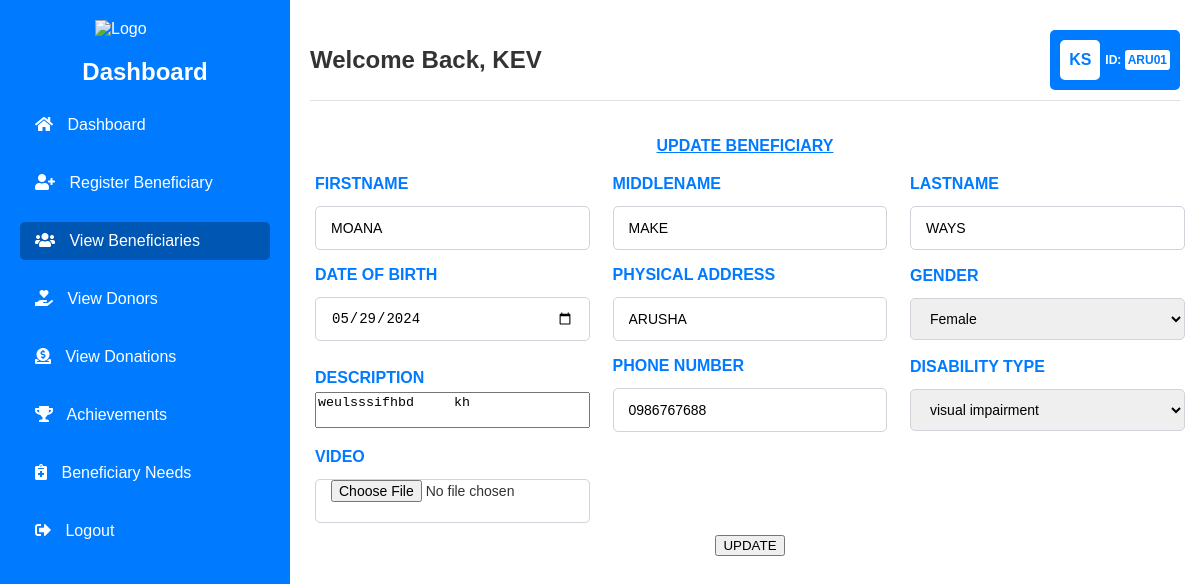
The app's page /update-beneficiary.php?id=8 (signed in) with its own data.
### tables this page shows
CREATE TABLE `beneficiary` (
  `bid` int(11) NOT NULL,
  `fname` varchar(45) NOT NULL,
  `mname` varchar(45) NOT NULL,
  `lname` varchar(45) NOT NULL,
  `dob` date NOT NULL,
  `location` varchar(45) NOT NULL,
  `gender` enum('male','female') NOT NULL,
  `phone` varchar(10) NOT NULL,
  `file_name` varchar(45) NOT NULL,
  `description` text NOT NULL,
  `distype_id` int(11) NOT NULL,
  `chairperson_id` int(11) NOT NULL
);

CREATE TABLE `distype` (
  `distype_id` int(11) NOT NULL,
  `disname` varchar(45) NOT NULL
);

### update-beneficiary.php (the view, shortened to what this page needs)
<?php
$conn = mysqli_connect("localhost", "root", "", "dmess");
$beneficiary = [];
if (isset($_GET['id']) && !empty($_GET['id'])) {
    $beneficiary_id = $_GET['id'];
    $sql = "SELECT * FROM beneficiary WHERE bid = '$beneficiary_id'";
    $query = mysqli_query($conn, $sql);
    $sql_distypes = "SELECT * FROM distype";
    $query_distypes = mysqli_query($conn, $sql_distypes);
    if (mysqli_num_rows($query) > 0) {
        $beneficiary = mysqli_fetch_assoc($query);
    } else {
        echo "<script>alert('Beneficiary not found'); window.location.href='view-beneficiaries.php';</script>";
        exit();
    }
} else {
    echo "<script>alert('No beneficiary ID provided'); window.location.href='view-beneficiaries.php';</script>";
    exit();
}
?>
<!DOCTYPE html>
<html lang="en">
<head>
    <link rel="stylesheet" href="css/dashboard.css">
    <link rel="stylesheet" href="css/register-beneficiaries.css">
    <link rel="stylesheet" href="https://cdnjs.cloudflare.com/ajax/libs/font-awesome/5.15.3/css/all.min.css">
</head>
<body>
    <div class="container">
        <div class="sidebar">
            <div class="logo">
                <img src="pictures/wheelchair.png" alt="Logo">
            </div>
            <h2>Dashboard</h2>
            <ul>
                <li><a href="dashboard.php"><i class="fas fa-home"></i> Dashboard</a></li>
                <li><a href="register-beneficiary.php"><i class="fas fa-user-plus"></i> Register Beneficiary</a></li>
                <li><a href="view-beneficiaries.php" class="active"><i class="fas fa-users"></i> View Beneficiaries</a></li>
                <li><a href="view-donors.php"><i class="fas fa-hand-holding-heart"></i> View Donors</a></li>
                <li><a href="view-donations.php"><i class="fas fa-donate"></i> View Donations</a></li>
                <li><a href="monthly-report.php"><i class="fas fa-trophy"></i> Achievements</a></li>
                <li><a href="beneficiary-needs.php"><i class="fas fa-notes-medical"></i> Beneficiary Needs</a></li>
                <li><a href="logout.php"><i class="fas fa-sign-out-alt"></i> Logout</a></li>
            </ul>
        </div>
        <div class="content">
            <div class="top-header">
                <div class="welcome-message">
                    <h1>Welcome Back, <strong><?php echo $_SESSION['fname']; ?></strong></h1>
                </div>
                <div class="profile">
                    <div class="profile-rectangle">
                        <div class="profile-initials">
                            <?php echo strtoupper(substr($_SESSION['fname'], 0, 1) . substr($_SESSION['lname'], 0, 1)); ?>
                        </div>
                        <div class="profile-info">
                            <p>ID: <span><?php echo $_SESSION['idkey']; ?></span></p>
                        </div>
                    </div>
                </div>
            </div>
            <div class="form-container">
                <center><p style="color: #007bff;"><u><b>UPDATE BENEFICIARY</b></u></p></center>
                <form method="POST" action="update-beneficiary.php?id=<?php echo $beneficiary_id; ?>" enctype="multipart/form-data">
                    <div class="fields">
                        <div class="input-field">
                            <label for="fname">FIRSTNAME</label>
                            <input type="text" name="fname" value="<?php echo isset($beneficiary['fname']) ? $beneficiary['fname'] : ''; ?>" required>
                        </div>
                        <div class="input-field">
                            <label for="mname">MIDDLENAME</label>
                            <input type="text" name="mname" value="<?php echo isset($beneficiary['mname']) ? $beneficiary['mname'] : ''; ?>" required>
                        </div>
                        <div class="input-field">
                            <label for="lname">LASTNAME</label>
                            <input type="text" name="lname" value="<?php echo isset($beneficiary['lname']) ? $beneficiary['lname'] : ''; ?>" required>
                        </div>
                        <div class="input-field">
                            <label for="dob">DATE OF BIRTH</label>
                            <input type="date" name="dob" value="<?php echo isset($beneficiary['dob']) ? $beneficiary['dob'] : ''; ?>" required>
                        </div>
                        <div class="input-field">
                            <label for="location">PHYSICAL ADDRESS</label>
                            <input type="text" name="loc" value="<?php echo isset($beneficiary['location']) ? $beneficiary['location'] : ''; ?>" required>
                        </div>
                        <div class="input-field">
                            <label for="gender">GENDER</label>
                            <select name="gender" required>
                                <option value="female" <?php echo isset($beneficiary['gender']) && $beneficiary['gender'] == 'female' ? 'selected' : ''; ?>>Female</option>
                            </select>
                        </div>
                        <div class="input-field">
                            <label for="desc">DESCRIPTION</label>
                            <textarea name="description" required><?php echo isset($beneficiary['description']) ? $beneficiary['description'] : ''; ?></textarea>
                        </div>
                        <div class="input-field">
                            <label for="pno">PHONE NUMBER</label>
                            <input type="text" name="pno" value="<?php echo isset($beneficiary['phone']) ? $beneficiary['phone'] : ''; ?>" required>
                        </div>
                        <div class="input-field">
                            <label for="distype">DISABILITY TYPE</label>
                            <select name="distype_id" required>
                                <?php
                                while ($row = mysqli_fetch_assoc($query_distypes)): ?>
                                    <option value="<?php echo $row['distype_id']; ?>" <?php echo isset($beneficiary['distype_id']) && $beneficiary['distype_id'] == $row['distype_id'] ? 'selected' : ''; ?>><?php echo $row['disname']; ?></option>
                                <?php endwhile; ?>
                            </select>
                        </div>
                        <div class="input-field">
                            <label for="file">VIDEO</label>
                            <input type="file" name="file" accept="video/*">
                        </div>
                    </div>
                    <center><button type="submit" name="update">UPDATE</button></center>
                </form>
            </div>
        </div>
    </div>
</body>
</html>

### dashboard.css (style rules this page uses)
body { font-family: 'Arial', sans-serif; background-color: #f4f4f4; margin: 0; padding: 0; color: #333; display: flex; flex-direction: column; height: 100vh; }
.container { display: flex; flex: 1; }
.sidebar { width: 250px; background-color: #007bff; color: #fff; padding: 20px; box-shadow: 2px 0 5px rgba(0, 0, 0, 0.1); flex-shrink: 0; transition: transform 0.3s ease-in-out; }
.sidebar .logo img { width: 100px; margin: 0 auto 10px; display: block; }
.sidebar h2 { text-align: center; margin-bottom: 20px; }
.sidebar ul { list-style: none; padding: 0; }
.sidebar ul li { margin-bottom: 20px; }
.sidebar ul li a { color: #fff; text-decoration: none; display: block; padding: 10px 15px; border-radius: 5px; transition: background-color 0.3s; }
.sidebar ul li a.active, .sidebar ul li a:hover { background-color: #0056b3; }
.sidebar ul li a i { margin-right: 10px; }
.content { flex: 1; padding: 20px; background-color: #fff; display: flex; flex-direction: column; }
.top-header { display: flex; align-items: center; justify-content: space-between; margin-bottom: 20px; padding: 10px 0; border-bottom: 1px solid #e0e0e0; }
.welcome-message { display: flex; align-items: center; }
.welcome-message h1 { margin: 0; font-size: 24px; }
.profile { display: flex; align-items: center; }
.profile-rectangle { display: flex; align-items: center; padding: 5px 10px; background-color: #007bff; color: #fff; border-radius: 5px; height: 50px; }
.profile-initials { width: 40px; height: 40px; background-color: #fff; color: #007bff; display: flex; align-items: center; justify-content: center; font-size: 16px; font-weight: bold; border-radius: 5px; margin-right: 5px; }
.profile-info { display: flex; flex-direction: column; justify-content: center; }
.profile-info p { margin: 0; font-weight: bold; text-align: left; font-size: 12px; }
.profile-info span { display: inline-block; background-color: #fff; color: #007bff; padding: 3px; border-radius: 3px; text-align: center; font-size: 12px; }

### register-beneficiaries.css (style rules this page uses)
.content form { background-color: #ffffff; width: 100%; height: auto; margin-left: 5px; }
.content form .fields { display: flex; align-items: center; justify-content: space-between; flex-wrap: wrap; }
form .fields .input-field { display: flex; width: calc(100% / 3 - 15px); flex-direction: column; margin: 4px 0; }
.input-field label { display: block; margin-bottom: 5px; font-weight: bold; color: #007bff; }
.input-field input, select { outline: none; font-size: 14px; font-weight: 400px; border-radius: 5px; border: 1px solid #ced4da; padding: 0 15px; height: 42px; margin: 8px 0; }
.input-field textarea { resize: none; }

### records on screen
beneficiary: fname "MOANA", mname "MAKE", lname "WAYS", dob "05/29/2024", loc "ARUSHA", gender "Female", description "weulsssifhbd kh", pno "0986767688", distype_id "visual impairment"

### other values on screen
$_SESSION['fname'] "KEV"
substr($_SESSION['fname'], 0, 1) . substr($_SESSION['lname'], 0, 1) "KS"
$_SESSION['idkey'] "ARU01"
